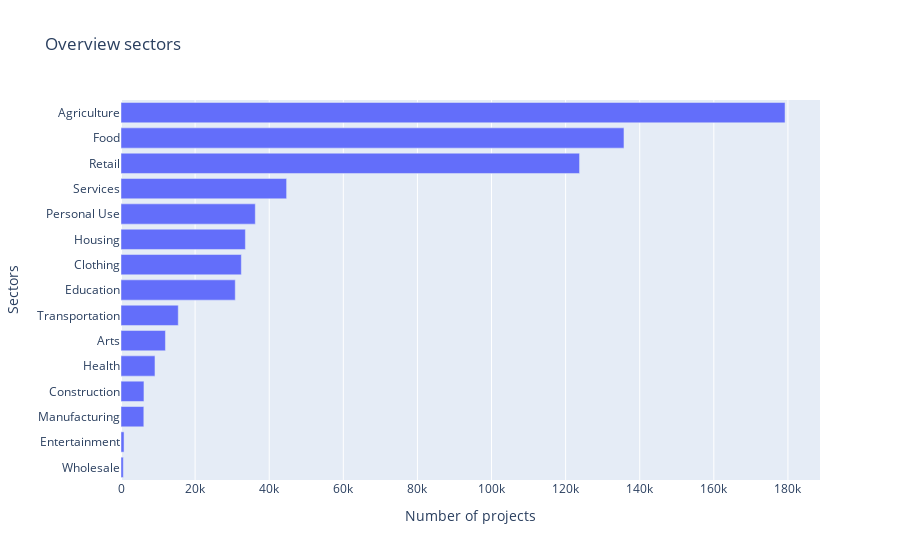

Notebook code cell kept with this figure:
### Code cell
# Frequency analysis for sectors

df_agg = df_kiva.groupby("sector").size()
fig = px.bar(x=df_agg, y=df_agg.index, title = 'Overview sectors')
fig.update_layout(yaxis={'categoryorder':'total ascending'},xaxis_title = 'Number of projects', yaxis_title = 'Sectors')

### Figure 1 — Plotly figure (JSON) as saved in the notebook; plotly's stock layout.template omitted (floating-point values rounded to 4 significant figures)
{"data": [{"alignmentgroup": "True", "hovertemplate": "x=%{x}<br>y=%{y}<extra></extra>", "legendgroup": "", "marker": {"color": "#636efa", "pattern": {"shape": ""}}, "name": "", "offsetgroup": "", "orientation": "h", "showlegend": false, "textposition": "auto", "type": "bar", "x": [179221, 11994, 32478, 6194, 30837, 820, 135746, 9172, 33571, 6158, 36246, 123758, 44696, 15455, 626], "xaxis": "x", "y": ["Agriculture", "Arts", "Clothing", "Construction", "Education", "Entertainment", "Food", "Health", "Housing", "Manufacturing", "Personal Use", "Retail", "Services", "Transportation", "Wholesale"], "yaxis": "y"}], "layout": {"barmode": "relative", "legend": {"tracegroupgap": 0}, "title": {"text": "Overview sectors"}, "xaxis": {"anchor": "y", "domain": [0, 1], "title": {"text": "Number of projects"}}, "yaxis": {"anchor": "x", "categoryorder": "total ascending", "domain": [0, 1], "title": {"text": "Sectors"}}}}
